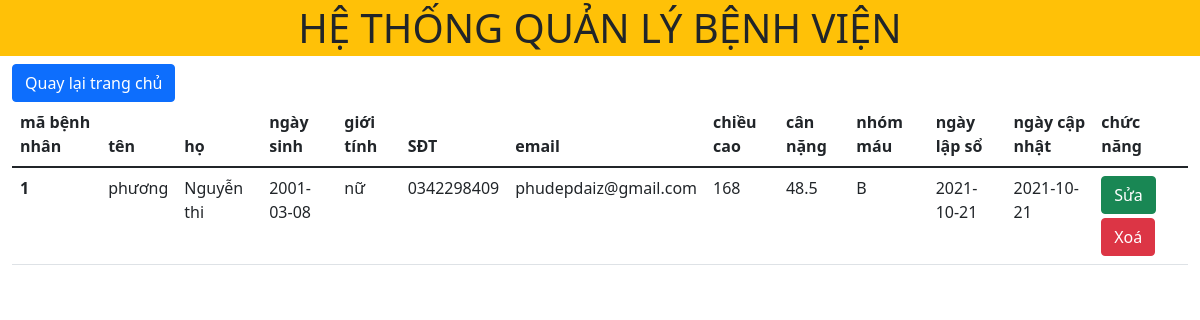
Screenshot of /detail.php?id=1 with the database file from the repository.
### tables this page shows
CREATE TABLE `patient` (
  `patientid` int(11) NOT NULL,
  `firstname` varchar(10) NOT NULL,
  `lastname` varchar(30) NOT NULL,
  `dateofbirth` date NOT NULL,
  `gender` varchar(10) NOT NULL,
  `mobile` varchar(15) NOT NULL,
  `email` varchar(30) NOT NULL,
  `height` int(11) NOT NULL,
  `weight` float NOT NULL,
  `blood_type` varchar(5) NOT NULL,
  `created_on` date NOT NULL DEFAULT current_timestamp(),
  `modified_on` date NOT NULL DEFAULT current_timestamp()
);

### detail.php (the view, shortened to what this page needs)
<?php
include './header.php';
$id = $_GET['id'];
?>
<a href="index.php" class="btn btn-primary">Quay lại trang chủ</a>
<table class="table table-ronsponsive">
    <thead>
        <tr>
            <th scope="col">mã bệnh nhân</th>
            <th scope="col">tên</th>
            <th scope="col">họ</th>
            <th scope="col">ngày sinh</th>
            <th scope="col">giới tính</th>
            <th scope="col">SĐT</th>
            <th scope="col">email</th>
            <th scope="col">chiều cao</th>
            <th scope="col">cân nặng</th>
            <th scope="col">nhóm máu</th>
            <th scope="col">ngày lập sổ</th>
            <th scope="col">ngày cập nhật</th>
            <th class='col' scope="col">chức năng</th>
        </tr>
    </thead>
    <tbody>
        <?php
         include './config.php';
         $sql= "SELECT * FROM `patient`WHERE patientid = '$id' ";
        $result=mysqli_query($conn,$sql);
        if(mysqli_num_rows($result)>0){
            while($row= mysqli_fetch_assoc($result)){
                echo "<tr>";
                echo '<th scopy = "row">'.$row['patientid'].'</th>';
                echo '<td>' . $row['firstname'] . '</td>';
                echo '<td>' . $row['lastname'] . '</td>';
                echo '<td>' . $row['dateofbirth'] . '</td>';
                echo '<td>' . $row['gender'] . '</td>';
                echo '<td>' . $row['mobile'] . '</td>';
                echo '<td>' . $row['email'] . '</td>';
                echo '<td>' . $row['height'] . '</td>';
                echo '<td>' . $row['weight'] . '</td>';
                echo '<td>' . $row['blood_type'] . '</td>';
                echo '<td>' . $row['created_on'] . '</td>';
                echo '<td>' . $row['modified_on'] . '</td>';
                echo '<td>
                <a href="process/edit.php?id=' . $row['patientid'] . '" class="btn btn-success">Sửa</a>
                <a href="process/delete.php?id=' . $row['patientid'] . '" class="btn btn-danger mt-1">Xoá</a>
                </td>';
                echo "</tr>";
            }
        }
        ?>
    </tbody>
</table>
<?php include './footer.php' ?>

### rows the page displays
patient: patientid "1", firstname "phương", lastname "Nguyễn thi", dateofbirth "2001-03-08", gender "nữ", mobile "0342298409", email "phudepdaiz@gmail.com", height "168", weight "48.5", blood_type "B", created_on "2021-10-21", modified_on "2021-10-21"
